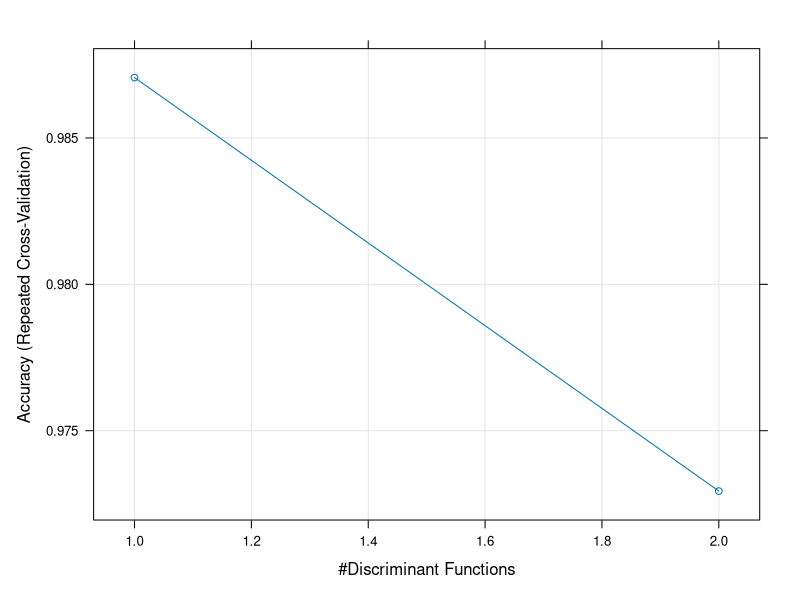

The R script that drew this image:
###########################################
##### Use the lda function in caret#########
###########################################
##### 
library(caret)
##### 
# Prepare training and test set:
n=25 # the number of training data in each class
NN=dim(iris)[1]/3# the total number of observations in each class
set.seed(983)
index_s=sample(which(iris$Species=="setosa"),n)
index_c=sample(which(iris$Species=="versicolor"),n)
index_v=sample(which(iris$Species=="virginica"),n)
# get training and test set
train_rand = rbind(iris[index_s,], iris[index_c,], iris[index_v,])
test_rand = rbind(iris[-c(index_s,index_c,index_v),])
##### 
# fit the lda model
ldaFit=train(train_rand[,-5],train_rand[,5],method="lda",
             trControl=trainControl(method = "none"))
ldaFit$finalModel
# prediction and calculate accuracy
pred=predict(ldaFit,test_rand[,-5])
acc=mean(pred==test_rand[,5])
acc
###########################################
##### Tune the dimension in lda#########
###########################################
##### 
# Tune the parameter by repeated CV
fitControl <- trainControl(## 10-fold CV
  method = "repeatedcv",
  number = 10,
  ## repeated ten times
  repeats = 5)
set.seed(836)
lda2Fit=train(train_rand[,-5],train_rand[,5],method="lda2",
              trControl=fitControl)
plot(lda2Fit)
#####
# prediction and calculate accuracy
pred2=predict(lda2Fit,test_rand[,-5])
acc2=mean(pred2==test_rand[,5])
acc2
